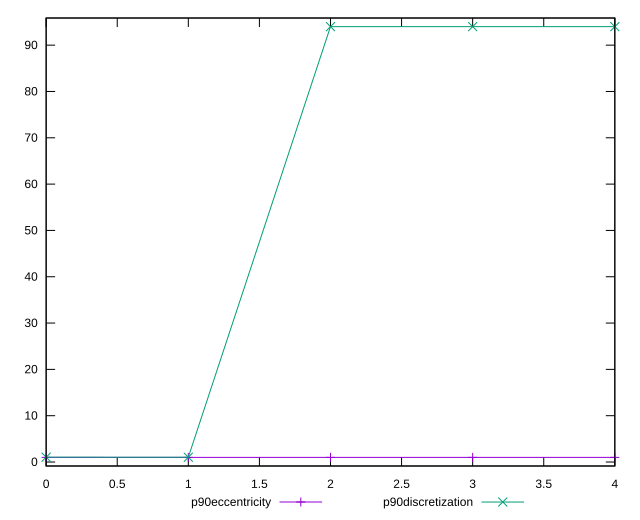

Write gnuplot code to recreate this figure.
reset

$p90Eccentricity <<EOF
0 1
1 0.9999999999999994
2 1
3 1
4 1
EOF

$p90Discretization <<EOF
0 1.0444444444444445
1 1.032967032967033
2 94
3 94
4 94
EOF

set key outside below
set xrange [0:4]
set yrange [-0.8600000000000007:95.86]
set trange [-0.8600000000000007:95.86]
set terminal svg size 640, 520 enhanced background rgb 'white'
set output "report_00017_2021-02-10T15-08-03.406Z/estimated-input-latency/progression/eccentricity.svg"

plot $p90Eccentricity title "p90eccentricity" with linespoints, \
     $p90Discretization title "p90discretization" with linespoints

reset
